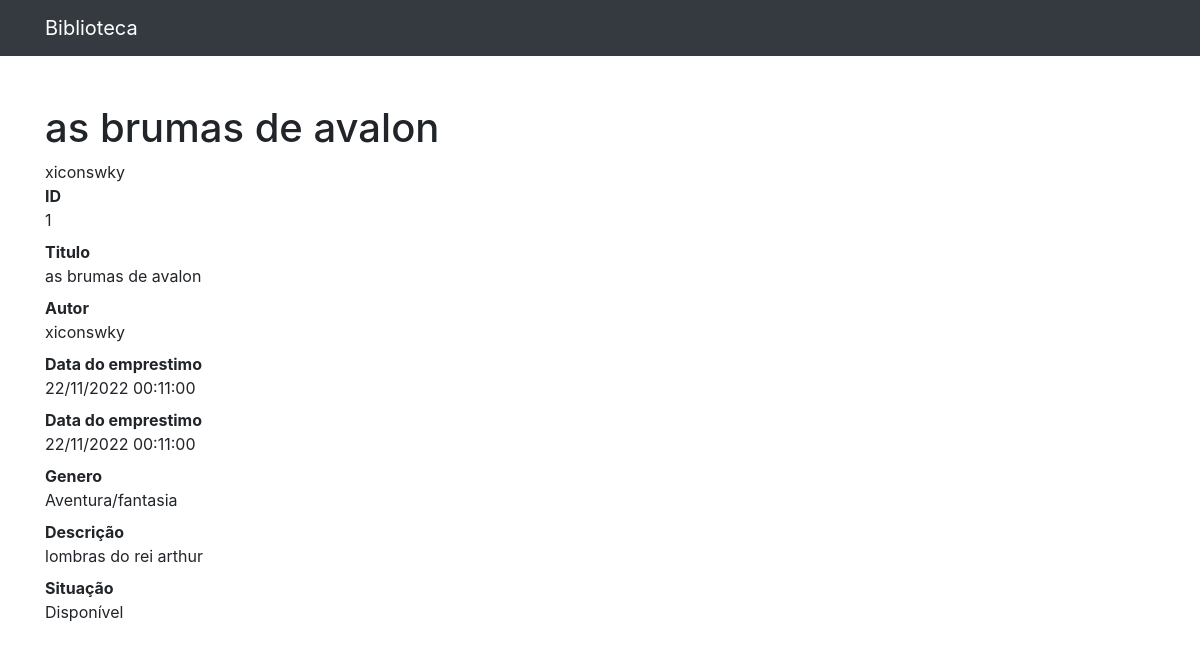
The app's page /specs/1 with its own data.
### titulos/models.py (models this page shows, shortened)
class Titulo(models.Model):
    livro = models.CharField(max_length=255)
    autor = models.CharField(max_length=255)
    editora = models.CharField(max_length=255)
    genero = models.CharField(max_length=255)
    descricao = models.TextField(max_length=750, blank=True)
    pub = models.DateField()
    data_emprestimo = models.DateTimeField()
    data_devolucao = models.DateTimeField()
    sit = models.ForeignKey(Sit, on_delete=models.DO_NOTHING)

class Sit(models.Model):
    situ = models.CharField(max_length=15)
    def __str__(self):
        return self.situ

### titulos/views.py (the view)
# urls.py: path('specs/', include('titulos.urls')),
def specs(request,titulo_id ):
    titulos= Titulo.objects.get(id=titulo_id)
    return render(request,'titulos/specs.html',{'titulo':titulos})

### titulos/templates/titulos/specs.html
{% extends 'base.html'%}
{% block conteudo%}
        <h1 class="mt-5">{{titulo.livro}} </h1>
            {{titulo.autor}}
        <dl>
          <dt>ID</dt>
          <dd>{{titulo.id}}</dd>
          <dt>Titulo</dt>
          <dd>{{titulo.livro}}</dd>
          <dt>Autor</dt>
          <dd>{{titulo.autor}}</dd>
          <dt>Data do emprestimo</dt>
          <dd>{{titulo.data_emprestimo|date:'d/m/Y H:m:s'}}</dd>
          <dt>Data do emprestimo</dt>
          <dd>{{titulo.data_emprestimo|date:'d/m/Y H:m:s'}}</dd>
          <dt>Genero</dt>
          <dd>{{titulo.genero}}</dd>
          <dt>Descrição</dt>
          <dd>
            {{titulo.descricao}}
          </dd>
          <dt>Situação</dt>
          <dd>
            {{titulo.sit}}
          </dd>
        </dl>
{%endblock%}

### records on screen
Titulo: livro "as brumas de avalon", autor "xiconswky", id "1", data_emprestimo "22/11/2022 00:11:00", genero "Aventura/fantasia", descricao "lombras do rei arthur", sit "Disponível"
